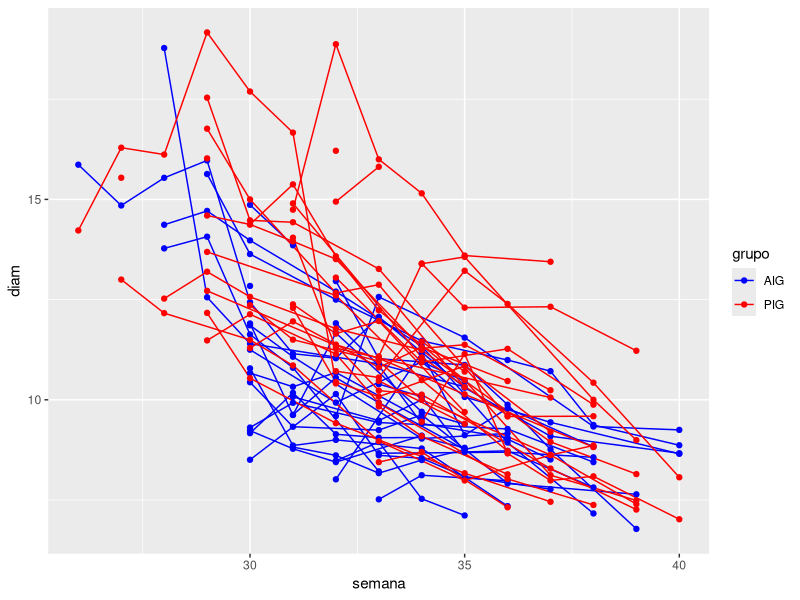
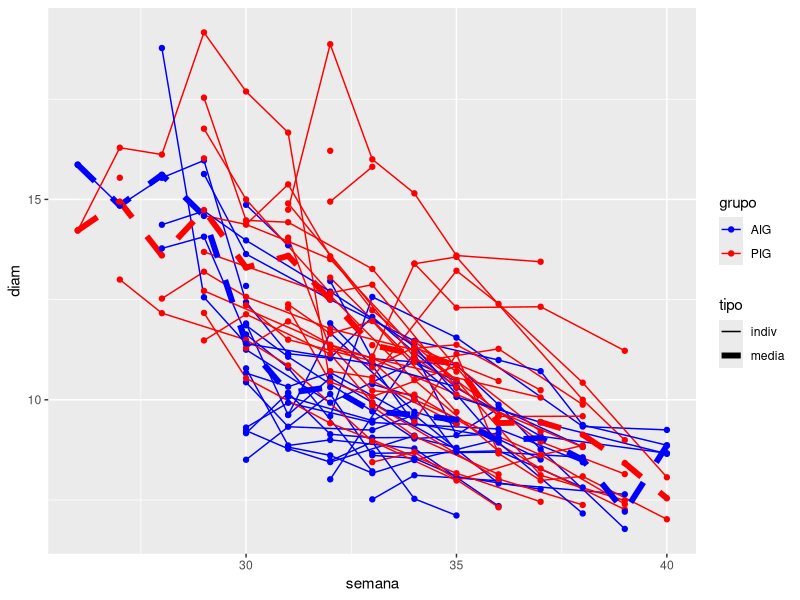
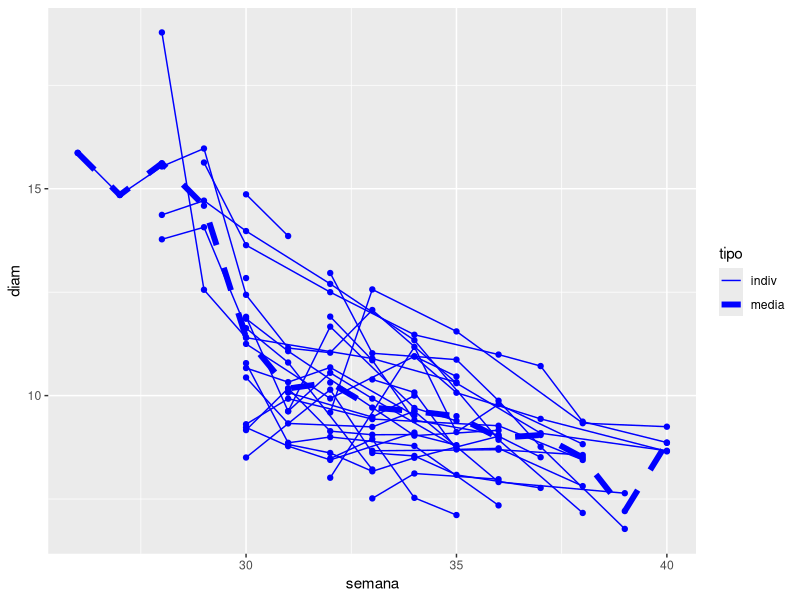
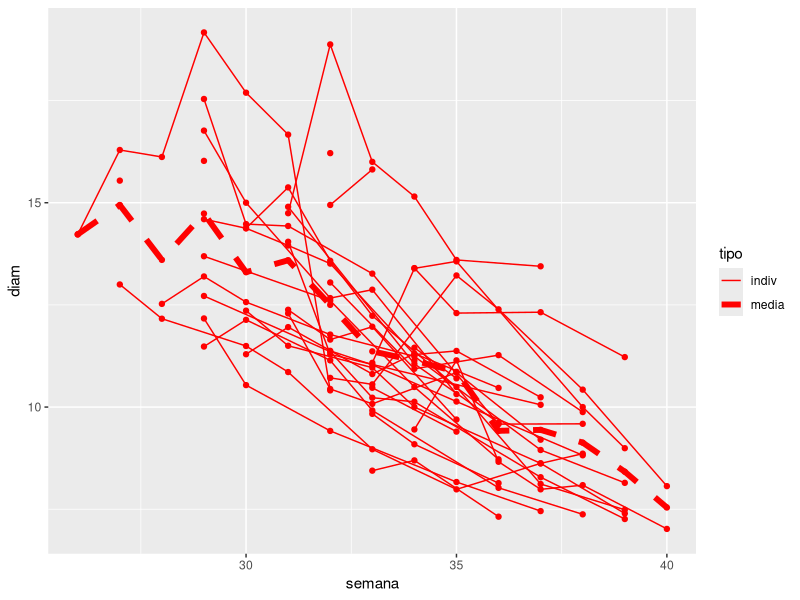
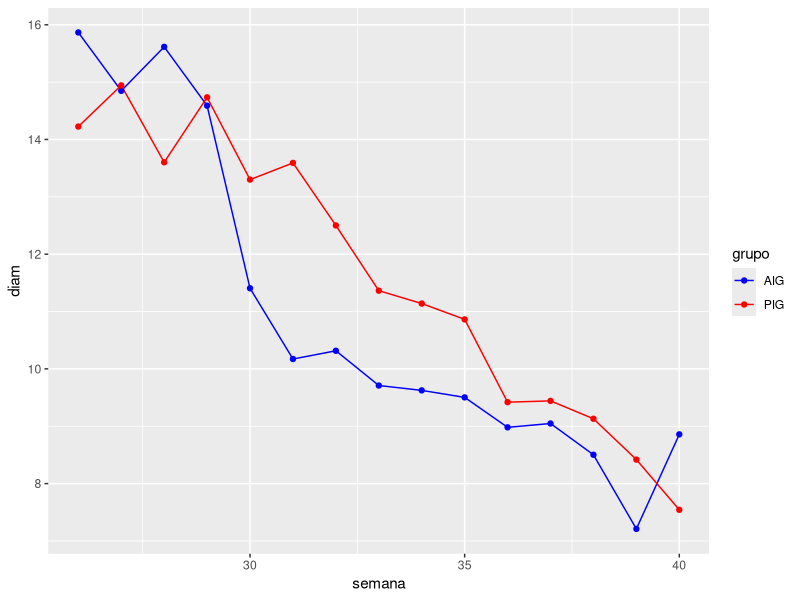

Write the R code that produced these figures, in order.


library(readxl)
library(ggplot2)

DDVE <- read_excel("perfDDVEp_bait.xlsx")

id <- c()
grupo <- c()
diam <- c()
semana <- c()

for(i in 1:nrow(DDVE)){
  for(j in 2:(ncol(DDVE))){
    if(!is.na(DDVE[i,j])){
      id <- c(id,i)
      grupo <- c(grupo,DDVE$Grupo[i])
      diam <- c(diam,as.numeric(DDVE[i,j]))
      semana <- c(semana,(j+24))
    }
  }
}
DDVE.l <- data.frame(id,grupo,semana,diam)


ggplot(data=DDVE.l, aes(x=semana, y=diam, group = id,color=grupo)) +
  geom_line()+
  geom_point()+
  scale_color_manual(values = c("blue","red")) 

diam <- c()
grupo <- c()
semana <- c()
id <- c()
for(j in 2:ncol(DDVE)){
  id <- c(id,"mediaAIG")
  grupo <- c(grupo,"AIG")
  semana <- c(semana,(j+24))
  media <- 0
  n <- 0
  for(i in 1:29){
    if(!is.na(DDVE[i,j])){
      media <- media + as.numeric(DDVE[i,j])
      n <- n + 1
    }
  }
  diam <- c(diam,media/n)
  id <- c(id,"mediaPIG")
  grupo <- c(grupo,"PIG")
  semana <- c(semana,(j+24))
  media <- 0
  n <- 0
  for(i in 30:nrow(DDVE)){
    if(!is.na(DDVE[i,j])){
      media <- media + as.numeric(DDVE[i,j])
      n <- n + 1
    }
  }
  diam <- c(diam,media/n)
}

media.df <- data.frame(id,grupo,semana,diam)
tipo <- c(rep("indiv",284),rep("media",30))

DDVE.t <- rbind(DDVE.l,media.df)
DDVE.t <- cbind(DDVE.t,tipo)

ggplot(data=DDVE.t, aes(x=semana, y=diam, group = id,color=grupo)) +
  geom_line(aes(linetype = tipo, size = tipo))+
  geom_point() +
  scale_linetype_manual(values = c("solid", "dashed")) +
  scale_color_manual(values = c("blue","red")) +
  scale_size_manual(values = c(0.5,2))


aig <- subset(DDVE.t, grupo == "AIG")
pig <- subset(DDVE.t, grupo == "PIG")

ggplot(data=aig, aes(x=semana, y=diam, group = id)) +
  geom_line(aes(linetype = tipo, size = tipo),colour="blue")+
  geom_point(colour="blue") +
  scale_linetype_manual(values = c("solid", "dashed")) +
  scale_size_manual(values = c(0.5,2))


ggplot(data=pig, aes(x=semana, y=diam, group = id)) +
  geom_line(aes(linetype = tipo, size = tipo),colour="red")+
  geom_point(colour="red") +
  scale_linetype_manual(values = c("solid", "dashed")) +
  scale_size_manual(values = c(0.5,2))

ggplot(data=media.df, aes(x=semana, y=diam, group = id,color=grupo))+
  geom_line() +
  geom_point() +
  scale_color_manual(values = c("blue","red"))


library(magrittr)
library(dplyr)
aux_AIG <- DDVE.l %>% filter(grupo == "AIG") %>% count(by = semana)
aux_PIG <- DDVE.l %>% filter(grupo == "PIG") %>% count(by = semana)
tabela <- inner_join(aux_AIG, aux_PIG, by = "by")
names(tabela) <- c("Semana", "Quantidade de AIG", "Quantidade de PIG")
tabela
